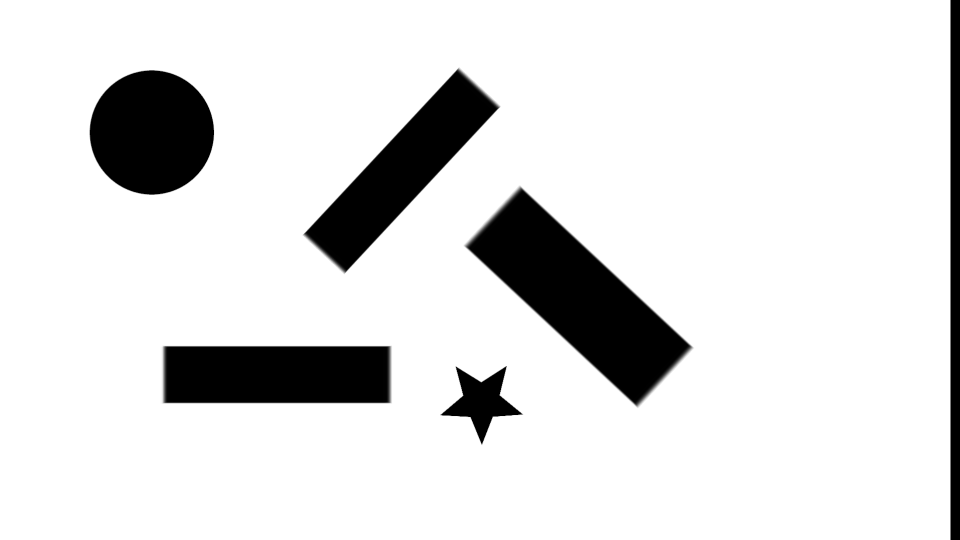
#> input picture ISRTS_lab6/5_figure_in_1_frame.png, 1920 x 1080 px (shown at 1/2 size)
$ python ISRTS_lab6.py
#> lines starting #> are read from the running program, lines starting #| are printed output that depends on the picture; after the words box and inside, x2 and y2 are one past the last pixel; in counts of white or black regions, pixels touching at a corner belong together; long printed decimals are rounded
from pathlib import Path
import json
import zipfile
import cv2
import numpy as np
import pandas as pd

img = cv2.imread('5_figure_in_1_frame.png')
#> img is the input picture: shape (1080, 1920, 3); min 0, max 255, mean 223.5
H, W = img.shape[:2]
#> H = 1080; W = 1920
print("Размер:", W, "x", H)
#| Размер: 1920 x 1080

cv2.namedWindow("5 Фигур на одном кадре", cv2.WINDOW_NORMAL)
cv2.resizeWindow("5 Фигур на одном кадре", 1920, 720)
cv2.imshow("5 Фигур на одном кадре", img)
cv2.waitKey(0)


MIN_AREA_PX2 = 500
MIN_ASPECT = 1.3


def make_mask(img, dark_objects=True, kernel_size=3):
#> called with dark_objects = True, kernel_size = 3
    if kernel_size < 1 or kernel_size % 2 == 0:
        raise ValueError("Размер ядра должен быть нечётным.")

    gray = cv2.cvtColor(img, cv2.COLOR_BGR2GRAY)
    blur = cv2.GaussianBlur(gray, (5, 5), 0)
    mode = cv2.THRESH_BINARY_INV if dark_objects else cv2.THRESH_BINARY
    _, raw = cv2.threshold(
        blur, 0, 255, mode | cv2.THRESH_OTSU
    )
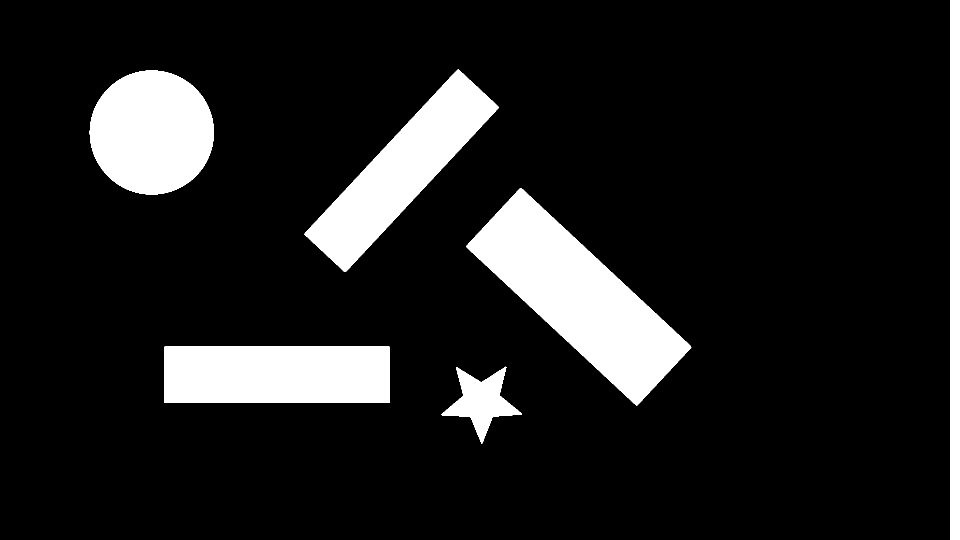
#> raw: shape (1080, 1920) (shown at 1/2 size); 12.4% white; 6 white regions, box (x1, y1, x2, y2) and area: (933, 376, 1383, 811) 75693, (609, 139, 998, 544) 51072, (328, 693, 780, 806) 51068, (179, 141, 428, 389) 48424, (1901, 0, 1920, 1080) 20520, (883, 733, 1044, 888) 9748
    kernel = np.ones((kernel_size, kernel_size), np.uint8)
    clean = cv2.morphologyEx(raw, cv2.MORPH_OPEN, kernel)
#> clean: shape (1080, 1920); 12.4% white; 6 white regions
    clean = cv2.morphologyEx(clean, cv2.MORPH_CLOSE, kernel)
    return gray, raw, clean


gray, raw_mask, mask = make_mask(img)
print("Маска до очистки:")

cv2.namedWindow("Бинарная маска", cv2.WINDOW_NORMAL)
cv2.resizeWindow("Бинарная маска", 1920, 720)
cv2.imshow("Бинарная маска", raw_mask)
cv2.waitKey(0)

print("Маска после очистки:")

cv2.namedWindow("MASK", cv2.WINDOW_NORMAL)
cv2.resizeWindow("MASK", 1920, 720)
cv2.imshow("MASK", mask)
cv2.waitKey(0)


COLUMNS = [
    "id", "cx_px", "cy_px", "area_px2", "length_px",
    "width_px", "aspect", "angle_deg", "angle_valid",
    "center_inside"
]


def measure_parts(binary, min_area=500, min_aspect=1.3):
#> called with min_area = 500, min_aspect = 1.3
    height, width = binary.shape
#> height = 1080; width = 1920
    contours, _ = cv2.findContours(
        binary, cv2.RETR_EXTERNAL, cv2.CHAIN_APPROX_SIMPLE
    )
#> contours = 6 contours; box (x1, y1, x2, y2) and area: (933, 376, 1382, 811) 75232, (609, 139, 997, 544) 50658, (328, 693, 780, 806) 50506, (179, 141, 428, 389) 48073, (1901, 0, 1920, 1080) 19422, (884, 734, 1043, 887) 9474
    objects = []

    for contour in contours:
        area = float(cv2.contourArea(contour))
        if area < min_area:
            continue

        x, y, w, h = cv2.boundingRect(contour)
        if x == 0 or y == 0 or x + w >= width or y + h >= height:
            continue

        moments = cv2.moments(contour)
        if moments["m00"] == 0:
            continue

        cx = moments["m10"] / moments["m00"]
        cy = moments["m01"] / moments["m00"]

        box = cv2.boxPoints(cv2.minAreaRect(contour))
        edges = np.roll(box, -1, axis=0) - box
        lengths = np.linalg.norm(edges, axis=1)

        longest = int(np.argmax(lengths))
        length = float(lengths.max())
        short = float(lengths.min())

        if short <= 0:
            continue

        aspect = length / short
        valid = bool(aspect >= min_aspect)
        vector = edges[longest]

        angle = float(np.degrees(
            np.arctan2(vector[1], vector[0])
        ) % 180) if valid else float("nan")

        ix = int(np.clip(round(cx), 0, width - 1))
        iy = int(np.clip(round(cy), 0, height - 1))

        objects.append({
            "cx_px": cx, "cy_px": cy, "area_px2": area,
            "length_px": length, "width_px": short,
            "aspect": aspect, "angle_deg": angle,
            "angle_valid": valid,
            "center_inside": bool(binary[iy, ix] > 0),
            "contour": contour, "box": box
        })
#> this loop made 6 passes
#> (area, x, y, w, h, cx, cy, edges) on passes 1, 4: (9474, 884, 734, 159, 153, 962.5, 802.2, [[-1.58, -151.5], [158, -1.65], [1.58, 151.5], [-158, 1.65]]), (48073, 179, 141, 249, 248, 303.2, 264.5, [[-175, -175], [175, -175], [175, 175], [-175, 175]])
#> (area, x, y, w, h, cx, cy, lengths) on passes 3, 5: (75232, 933, 376, 449, 435, 1157.1, 593.1, [468.1, 161.7, 468.1, 161.7]), (50658.5, 609, 139, 388, 405, 802.8, 341, [113, 452, 113, 452])
#> after the loop, objects = 5 items

    objects.sort(key=lambda obj: (obj["cy_px"], obj["cx_px"]))

    for number, obj in enumerate(objects, start=1):
        obj["id"] = number
#> this loop made 5 passes

    rows = [{key: obj[key] for key in COLUMNS} for obj in objects]
#> rows = 5 items
    return pd.DataFrame(rows, columns=COLUMNS), objects


measurements, objects = measure_parts(
    mask, MIN_AREA_PX2, MIN_ASPECT
)
#> measurements = table of 5 rows and 10 columns; objects = 5 items
print(measurements.round(2))
#> (printed output is left out)


REFERENCE = (W / 2, H / 2)
#> REFERENCE = (960, 540)

measurements["distance_px"] = np.hypot(
    measurements["cx_px"] - REFERENCE[0],
    measurements["cy_px"] - REFERENCE[1]
)

candidates = measurements[
    measurements["angle_valid"] & measurements["center_inside"]
].sort_values(["distance_px", "id"])
#> candidates = table of 3 rows and 11 columns

if candidates.empty:
    selected_id = None
    target = {"status": "NO_TARGET"}
else:
    chosen = candidates.iloc[0]
    selected_id = int(chosen["id"])
#> selected_id = 3

    target = {
        "status": "TARGET_FOUND",
        "object_id": selected_id,
        "coordinate_frame": "image_px",
        "x_px": float(chosen["cx_px"]),
        "y_px": float(chosen["cy_px"]),
        "axis_angle_deg": float(chosen["angle_deg"]),
        "orientation_period_deg": 180
    }
#> target = {'status': 'TARGET_FOUND', 'object_id': 3, 'coordinate_frame': 'image_px', 'x_px': 1157.1, 'y_px': 593.1, 'axis_angle_deg': 43, 'orientation_period_deg': 180}

print(json.dumps(target, ensure_ascii=False, indent=2))
#| {
#|   "status": "TARGET_FOUND",
#|   "object_id": 3,
#|   "coordinate_frame": "image_px",
#|   "x_px": 1157.063,
#|   "y_px": 593.069,
#|   "axis_angle_deg": 43.0,
#|   "orientation_period_deg": 180
#| }


annotated = img.copy()
ref = tuple(np.round(REFERENCE).astype(int))
#> ref = (960, 540)

cv2.drawMarker(
    annotated, ref, (255, 0, 0),
    cv2.MARKER_CROSS, 24, 2
)
#> annotated: shape (1080, 1920, 3); 0.01% of pixels changed, all inside (x1, y1, x2, y2) = (947, 527, 974, 554)

for obj in objects:
    center = (round(obj["cx_px"]), round(obj["cy_px"]))
    color = (0, 0, 255) if obj["id"] == selected_id else (0, 140, 0)

    cv2.drawContours(annotated, [obj["contour"]], -1, color, 2)

    box = np.round(obj["box"]).astype(np.int32)
    cv2.polylines(annotated, [box], True, color, 2)

    cv2.drawMarker(
        annotated, center, color,
        cv2.MARKER_CROSS, 18, 2
    )

    if obj["angle_valid"]:
        theta = np.radians(obj["angle_deg"])
        delta = 0.4 * obj["length_px"] * np.array([
            np.cos(theta), np.sin(theta)
        ])

        p1 = tuple(np.round(np.array(center) - delta).astype(int))
        p2 = tuple(np.round(np.array(center) + delta).astype(int))

        cv2.line(annotated, p1, p2, color, 3)
        label = f'ID {obj["id"]}: {obj["angle_deg"]:.1f} deg'
    else:
        label = f'ID {obj["id"]}: angle undefined'

    cv2.putText(
        annotated, label,
        (max(0, center[0] - 95), max(18, center[1] - 18)),
        cv2.FONT_HERSHEY_SIMPLEX, 0.5, color, 1,
        cv2.LINE_AA
    )
#> this loop made 5 passes
#> (center, color, box, theta, delta, p1, p2, label) on passes 2 to 4: ((803, 341), (0, 140, 0), [[690, 545], [607, 468], [916, 137], [998, 214]], 2.32, [-123.3, 132.2], (926, 209), (680, 473), 'ID 2: 133.0 deg'), ((1157, 593), (0, 0, 255), [[1273, 812], [931, 493], [1041, 374], [1383, 694]], 0.75, [136.9, 127.7], (1020, 465), (1294, 721), 'ID 3: 43.0 deg'), ((554, 749), (0, 140, 0), [[779, 805], [328, 805], [328, 693], [779, 693]], 0, [180.4, 0], (374, 749), (734, 749), 'ID 4: 0.0 deg')
#> (center, color, box, label) on passes 1, 5: ((303, 264), (0, 140, 0), [[304, 440], [129, 264], [304, 90], [479, 264]], 'ID 1: angle undefined'), ((963, 802), (0, 140, 0), [[885, 887], [883, 735], [1041, 734], [1043, 885]], 'ID 5: angle undefined')
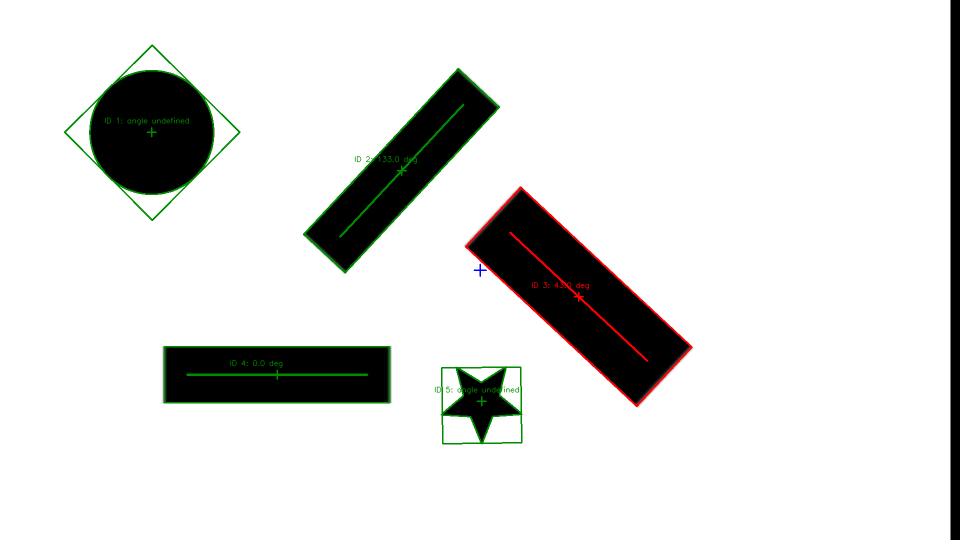
#> annotated: shape (1080, 1920, 3) (shown at 1/2 size); mean B, G, R 222, 223.5, 222.8


# Отображение итогового изображения
cv2.namedWindow("Annotated", cv2.WINDOW_NORMAL)
cv2.resizeWindow("Annotated", 1920, 720)
cv2.imshow("Annotated", annotated)
cv2.waitKey(0)
cv2.destroyAllWindows()


out = Path("pose_results")
out.mkdir(exist_ok=True)

measurements.to_csv(
    out / "measurements.csv",
    index=False,
    encoding="utf-8-sig"
)

(out / "target.json").write_text(
    json.dumps(target, ensure_ascii=False, indent=2),
    encoding="utf-8"
)

for name, image in [
    ("source.png", img),
    ("mask.png", mask),
    ("annotated.png", annotated)
]:
    if not cv2.imwrite(str(out / name), image):
        raise RuntimeError(f"Не удалось сохранить {name}.")
#> this loop made 3 passes


with zipfile.ZipFile(
    "pose_results.zip", "w", zipfile.ZIP_DEFLATED
) as archive:
    for path in sorted(out.iterdir()):
        if path.is_file():
            archive.write(path, arcname=path.name)

print("Результаты сохранены в pose_results.zip")


def axis_error_deg(measured, reference):
    return abs((measured - reference + 90) % 180 - 90)
